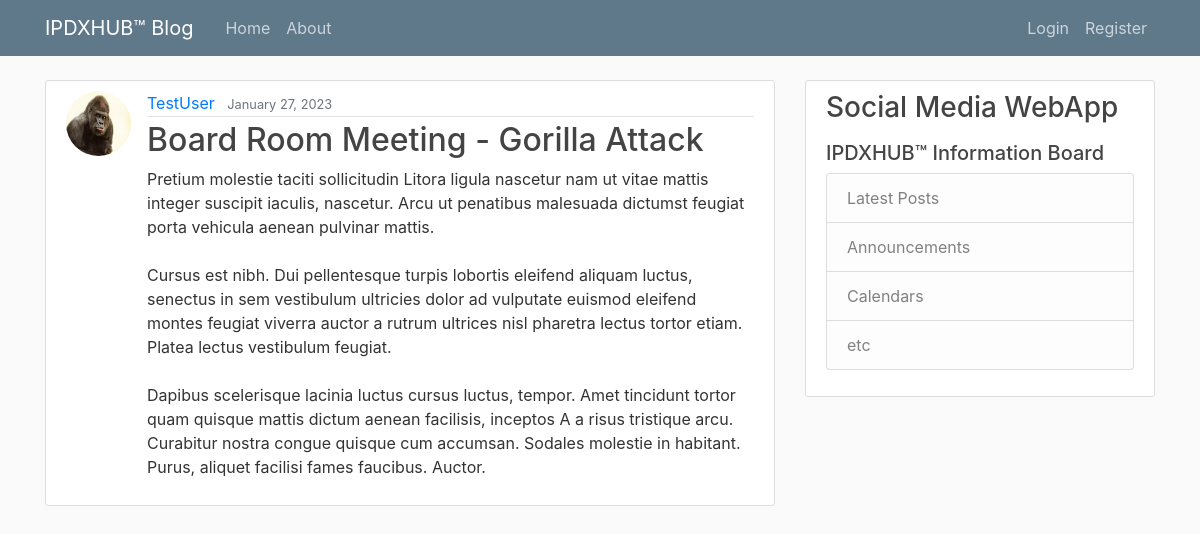
Page /post/25/ on the committed database.
### blog/models.py (models this page shows, shortened)
class Post(models.Model):
    title = models.CharField(max_length=100)
    content = models.TextField()
    date_posted = models.DateTimeField(default=timezone.now)
    author = models.ForeignKey(User, on_delete=models.CASCADE)

### users/models.py (models this page shows, shortened)
class Profile(models.Model):
    user = models.OneToOneField(User, on_delete=models.CASCADE)
    image = models.ImageField(default='default.jpg', upload_to='profile_pics')
    bio = models.TextField()

### blog/views.py (the view)
# urls.py: path('post/<int:pk>/', PostDetailView.as_view(), name='post-detail'),
class PostDetailView(DetailView):
    model = Post

### blog/templates/blog/post_detail.html (shortened to what this page needs)
{% extends "blog/base.html" %}
{% block content %}
  <article class="media content-section">
    <img class="rounded-circle article-img" src="{{ object.author.profile.image.url }}">
    <div class="media-body">
      <div class="article-metadata">
        <a class="mr-2" href="{% url 'user-posts' object.author.username %}">{{ object.author }}</a>
        <small class="text-muted">{{ object.date_posted|date:"F d, Y" }}</small>
      </div>
      <h2><class="article-title">{{ object.title }}</h2>
      <p class="article-content">{{ object.content }}</p>
    </div>
  </article>
{% endblock content %}

### blog/static/blog/main.css (style rules this page uses)
body { background: #fafafa; color: #333333; margin-top: 5rem; }
h1, h2, h3, h4, h5, h6 { color: #444444; }
.content-section { background: #ffffff; padding: 10px 20px; border: 1px solid #dddddd; border-radius: 3px; margin-bottom: 20px; }
.article-content { white-space: pre-line; }
.article-img { height: 65px; width: 65px; margin-right: 16px; }
.article-metadata { padding-bottom: 1px; margin-bottom: 4px; border-bottom: 1px solid #e3e3e3 }

### rows in the picture
Post: author.profile.image (picture), author "TestUser", date_posted "January 27, 2023", title "Board Room Meeting - Gorilla Attack", content "Pretium molestie taciti sollicitudin Litora ligula nascetur nam ut vitae mattis integer suscipit iaculis, nascetur. Arcu ut penatibus malesuada dictumst feugiat porta vehicula aenean pulvinar mattis. Cursus est nibh. Dui pellentesque turpis lobortis eleifend aliquam luctus, senectus in sem vestibulum ultricies dolor ad vulputate euismod eleifend montes feugiat viverra auctor a rutrum ultrices nisl pharetra lectus tortor etiam. Platea lectus vestibulum feugiat. Dapibus scelerisque lacinia luctus cursus luctus, tempor. Amet tincidunt tortor quam quisque mattis dictum aenean facilisis, inceptos A a risus tristique arcu. Curabitur nostra congue quisque cum accumsan. Sodales molestie in…"
